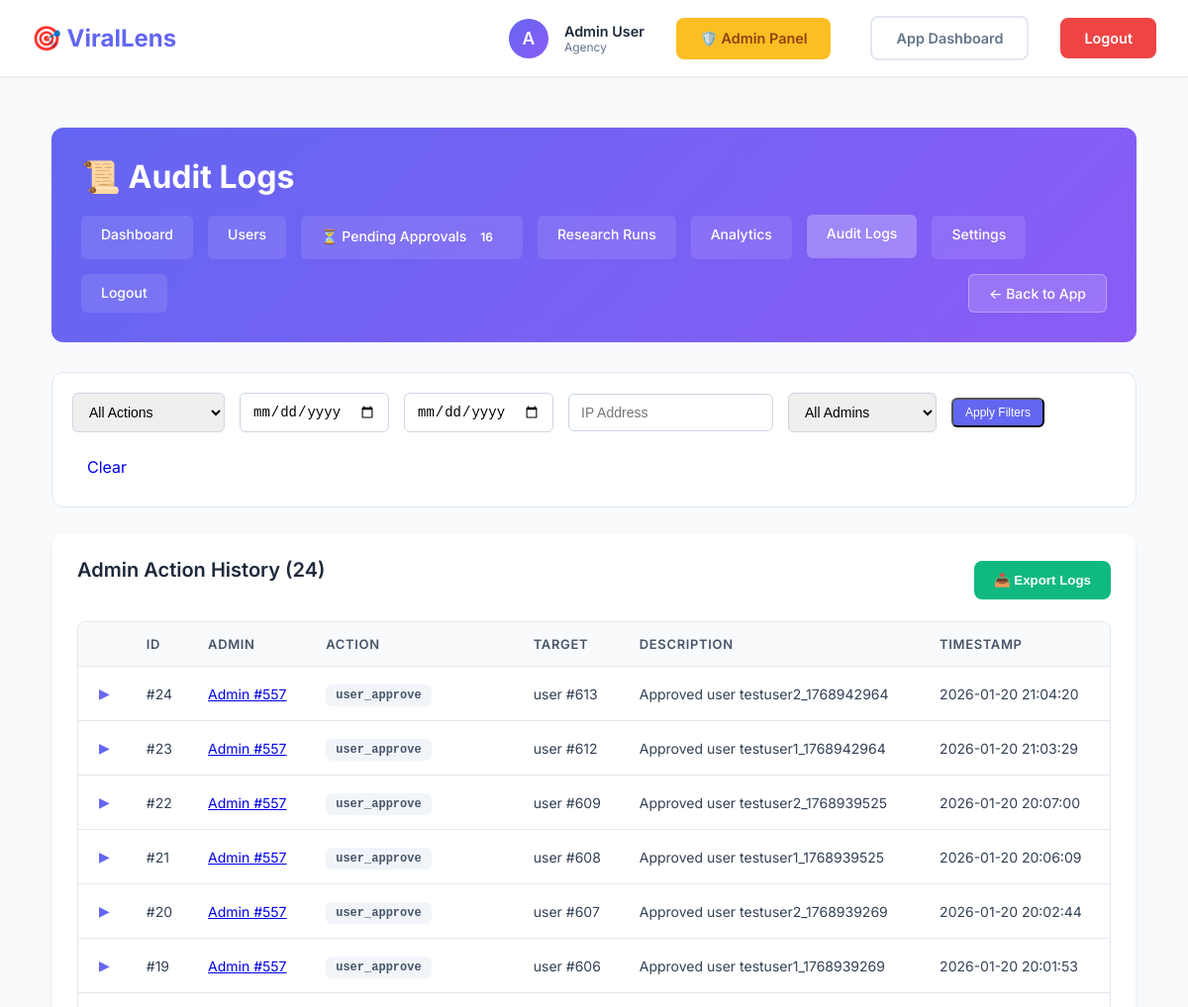
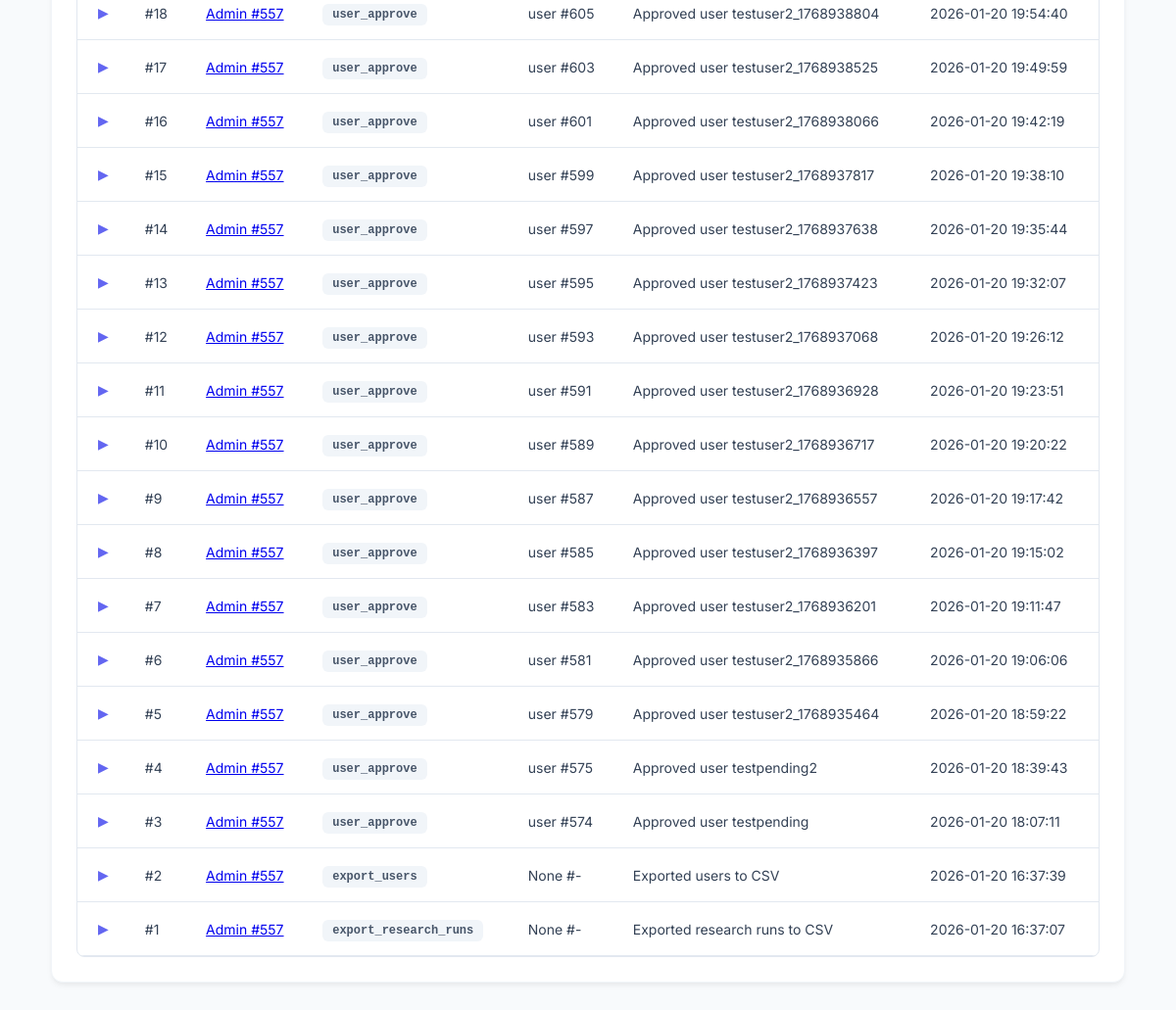
Screenshot of /admin/logs (signed in) with the database file from the repository (2 pictures, top to bottom).
### models.py (models this page shows, shortened)
class User(UserMixin, db.Model):
    __tablename__ = 'users'
    id = db.Column(db.Integer, primary_key=True)
    email = db.Column(db.String(120), unique=True, nullable=False, index=True)
    username = db.Column(db.String(80), unique=True, nullable=False, index=True)
    password_hash = db.Column(db.String(255), nullable=False)
    full_name = db.Column(db.String(120))
    niche = db.Column(db.String(50))  # automotive, royal_family, tech, etc.
    subscription_tier = db.Column(db.String(20), default='free')  # free, pro, agency
    subscription_status = db.Column(db.String(20), default='active')  # active, cancelled, expired
    subscription_start = db.Column(db.DateTime)
    subscription_end = db.Column(db.DateTime)
    research_runs_this_month = db.Column(db.Integer, default=0)
    total_research_runs = db.Column(db.Integer, default=0)
    is_admin = db.Column(db.Boolean, default=False)
    is_active = db.Column(db.Boolean, default=True)
    created_at = db.Column(db.DateTime, default=datetime.utcnow)
    last_login = db.Column(db.DateTime)
    approval_status = db.Column(db.String(20), default='approved', nullable=False) # pending, approved, rejected
    approved_by = db.Column(db.Integer, db.ForeignKey('users.id'), nullable=True)
    approved_at = db.Column(db.DateTime, nullable=True)
    rejection_reason = db.Column(db.Text, nullable=True)
    admin_notes = db.Column(db.Text, nullable=True)
    onboarding_completed = db.Column(db.Boolean, default=False)
    onboarding_step = db.Column(db.Integer, default=1) # Track progress
    research_runs = db.relationship('ResearchRun', backref='user', lazy='dynamic', cascade='all, delete-orphan')
    keywords = db.relationship('Keyword', backref='user', lazy='dynamic', cascade='all, delete-orphan')
    competitors = db.relationship('Competitor', backref='user', lazy='dynamic', cascade='all, delete-orphan')
    user_config = db.relationship('UserConfig', backref='user', uselist=False, cascade='all, delete-orphan')
    approver = db.relationship('User', remote_side='User.id', foreign_keys=[approved_by])

class AdminLog(db.Model):
    __tablename__ = 'admin_logs'
    id = db.Column(db.Integer, primary_key=True)
    admin_id = db.Column(db.Integer, db.ForeignKey('users.id'), nullable=False)
    action = db.Column(db.String(50), nullable=False)  # e.g., 'user_suspended', 'subscription_changed'
    target_type = db.Column(db.String(50))  # e.g., 'User', 'ResearchRun'
    target_id = db.Column(db.Integer)
    description = db.Column(db.Text)
    ip_address = db.Column(db.String(50))
    user_agent = db.Column(db.String(255))
    created_at = db.Column(db.DateTime, default=datetime.utcnow)

### admin_routes.py (the view)
@admin_bp.route('/logs')
@login_required
@admin_required
def logs():
    page = request.args.get('page', 1, type=int)
    per_page = request.args.get('per_page', 50, type=int)
    action_filter = request.args.get('action', '')
    query = AdminLog.query
    if action_filter:
        query = query.filter_by(action=action_filter)
    pagination = query.order_by(AdminLog.created_at.desc()).paginate(
        page=page, per_page=per_page, error_out=False
    )
    actions = db.session.query(AdminLog.action).distinct().all()
    actions = [a[0] for a in actions]
    return render_template('admin/logs.html',
                         logs=pagination.items,
                         pagination=pagination,
                         actions=actions,
                         action_filter=action_filter)

### admin_routes.py (called while the page is built)
@admin_bp.context_processor
def inject_pending_count():
    count = User.query.filter_by(approval_status='pending').count()
    return dict(pending_count=count)

### app.py (called while the page is built)
@login_manager.user_loader
def load_user(user_id):
    return User.query.get(int(user_id))

### utils/admin_utils.py (called while the page is built)
def admin_required(f):
    @wraps(f)
    def decorated_function(*args, **kwargs):
        if not current_user.is_authenticated:
            flash('Please log in to access this page.', 'error')
            return redirect(url_for('login'))
        if not current_user.is_admin:
            flash('Access denied. Admin privileges required.', 'error')
            return redirect(url_for('dashboard'))
        return f(*args, **kwargs)
    return decorated_function

### templates/admin/logs.html (shortened to what this page needs)
{% extends "admin/base_admin.html" %}
{% block header_title %}📜 Audit Logs{% endblock %}
{% block admin_content %}
<div class="filters-section">
    <form id="filter-form" action="{{ url_for('admin.logs') }}" method="get" style="display:contents;">
        <select name="action" id="action-filter">
            <option value="">All Actions</option>
        </select>
        <input type="date" name="date_from" id="log-date-from" value="{{ request.args.get('date_from', '') }}"
            placeholder="From">
        <input type="date" name="date_to" id="log-date-to" value="{{ request.args.get('date_to', '') }}"
            placeholder="To">
        <input type="text" name="ip_address" id="ip-filter" value="{{ request.args.get('ip_address', '') }}"
            placeholder="IP Address">
        <select name="admin_id" id="admin-filter">
            <option value="">All Admins</option>
        </select>
        <button type="submit" class="btn-sm">Apply Filters</button>
        <a href="{{ url_for('admin.logs') }}" class="btn-secondary"
            style="text-decoration:none; padding:10px 15px; display:inline-block;">Clear</a>
    </form>
</div>
<div class="section-card">
    <div class="table-header">
        <h2>Admin Action History ({{ pagination.total }})</h2>
        <button class="btn-action" style="background:#10b981;" onclick="exportLogs()">📥 Export Logs</button>
    </div>
    <div class="table-responsive">
        <table class="admin-table">
            <thead>
                <tr>
                    <th width="30"></th>
                    <th>ID</th>
                    <th>Admin</th>
                    <th>Action</th>
                    <th>Target</th>
                    <th>Description</th>
                    <th>Timestamp</th>
                </tr>
            </thead>
            <tbody>
                {% for log in logs %}
                <tr>
                    <td>
                        <button class="btn-toggle" onclick="toggleDetails({{ log.id }})">▶</button>
                    </td>
                    <td>#{{ log.id }}</td>
                    <td>
                        <a href="{{ url_for('admin.user_detail', user_id=log.admin_id) }}">
                            Admin #{{ log.admin_id }}
                        </a>
                    </td>
                    <td><span class="action-badge">{{ log.action }}</span></td>
                    <td>{{ log.target_type }} #{{ log.target_id if log.target_id else '-' }}</td>
                    <td>{{ log.description or '-' }}</td>
                    <td>{{ log.created_at.strftime('%Y-%m-%d %H:%M:%S') if log.created_at else '-' }}</td>
                </tr>
                {% endfor %}
            </tbody>
        </table>
    </div>
</div>
{% endblock %}

### templates/base.html (shortened to what this page needs)
<!DOCTYPE html>
<html lang="en">
<head>
</head>
<body>
    <nav>
        <div class="container">
            <a href="{{ url_for('dashboard') }}" class="logo">
                🎯 ViralLens
            </a>
            {% if current_user.is_authenticated %}
            <div class="nav-right">
                <div class="user-info">
                    <div class="user-avatar">
                        {{ current_user.username[0].upper() }}
                    </div>
                    <div class="user-details">
                        <div class="user-name">{{ current_user.full_name or current_user.username }}</div>
                        <div class="user-tier">{{ current_user.subscription_tier }}</div>
                    </div>
                </div>
                {% if current_user.is_admin %}
                <a href="{{ url_for('admin.dashboard') }}" class="btn"
                    style="background: #fbbf24; color: #92400e; margin-right: 0.5rem;">🛡️ Admin Panel</a>
                {% endif %}
                <a href="{{ url_for('dashboard') }}" class="btn btn-outline">App Dashboard</a>
                <a href="{{ url_for('logout') }}" class="btn btn-danger">Logout</a>
            </div>
            {% endif %}
        </div>
    </nav>
    <div class="container">
        {% block content %}{% endblock %}
    </div>
</body>
</html>

### templates/base.html (style rules this page uses)
* { margin: 0; padding: 0; box-sizing: border-box; }
:root { --primary: #6366f1; --primary-dark: #4f46e5; --secondary: #8b5cf6; --success: #10b981; --danger: #ef4444; --warning: #f59e0b; --dark: #1e293b; --gray: #64748b; --light: #f8fafc; --white: #ffffff; }
body { font-family: 'Inter', -apple-system, BlinkMacSystemFont, 'Segoe UI', Roboto, sans-serif; background: var(--light); color: var(--dark); min-height: 100vh; }
nav { background: var(--white); box-shadow: 0 1px 3px rgba(0, 0, 0, 0.1); padding: 1rem 0; position: sticky; top: 0; z-index: 100; }
nav .container { max-width: 1400px; margin: 0 auto; padding: 0 2rem; display: flex; justify-content: space-between; align-items: center; }
.logo { font-size: 1.5rem; font-weight: 700; color: var(--primary); text-decoration: none; display: flex; align-items: center; gap: 0.5rem; }
.nav-right { display: flex; align-items: center; gap: 2rem; }
.user-info { display: flex; align-items: center; gap: 1rem; }
.user-avatar { width: 40px; height: 40px; border-radius: 50%; background: linear-gradient(135deg, var(--primary), var(--secondary)); display: flex; align-items: center; justify-content: center; color: white; font-weight: 600; font-size: 1.1rem; }
.user-details { display: flex; flex-direction: column; }
.user-name { font-weight: 600; color: var(--dark); font-size: 0.9rem; }
.user-tier { font-size: 0.75rem; color: var(--gray); text-transform: capitalize; }
.btn { padding: 0.75rem 1.5rem; border-radius: 0.5rem; text-decoration: none; font-weight: 600; transition: all 0.3s; display: inline-block; border: none; cursor: pointer; font-size: 0.9rem; }
.btn-danger { background: var(--danger); color: var(--white); }
.btn-outline { background: transparent; color: var(--gray); border: 2px solid #e2e8f0; }
.container { max-width: 1400px; margin: 0 auto; padding: 2rem; }

### templates/admin/base_admin.html (style rules this page uses)
.section-card { background: white; border-radius: 12px; padding: 25px; box-shadow: 0 4px 6px -1px rgba(0, 0, 0, 0.05), 0 2px 4px -1px rgba(0, 0, 0, 0.03); margin-bottom: 25px; border: 1px solid #f1f5f9; }
.section-card h2 { margin: 0 0 20px 0; color: #1e293b; font-size: 20px; font-weight: 600; display: flex; align-items: center; gap: 10px; }
.table-responsive { overflow-x: auto; border-radius: 8px; border: 1px solid #e2e8f0; }
.admin-table { width: 100%; border-collapse: collapse; white-space: nowrap; }
.admin-table th { background: #f8fafc; padding: 14px 16px; text-align: left; font-weight: 600; color: #475569; font-size: 13px; text-transform: uppercase; letter-spacing: 0.05em; border-bottom: 1px solid #e2e8f0; }
.admin-table td { padding: 14px 16px; border-bottom: 1px solid #e2e8f0; font-size: 14px; color: #334155; }
.table-header { display: flex; justify-content: space-between; align-items: center; margin-bottom: 20px; }
.action-badge { background: #f1f5f9; padding: 4px 10px; border-radius: 6px; font-size: 12px; font-weight: 600; color: #475569; font-family: monospace; }
.btn-sm { padding: 6px 12px; background: #6366f1; color: white; text-decoration: none; border-radius: 6px; font-size: 12px; font-weight: 500; transition: all 0.2s; }
.btn-action { display: inline-flex; align-items: center; justify-content: center; padding: 12px 20px; background: linear-gradient(135deg, #6366f1 0%, #8b5cf6 100%); color: white; text-decoration: none; border-radius: 8px; font-weight: 600; transition: all 0.3s; border: none; cursor: pointer; gap: 8px; }

### templates/admin/logs.html (style rules this page uses)
.filters-section { background: white; padding: 20px; border-radius: 12px; border: 1px solid #e2e8f0; margin-bottom: 25px; display: flex; gap: 15px; align-items: center; flex-wrap: wrap; }
.filters-section input, .filters-section select { padding: 10px 12px; border: 1px solid #cbd5e1; border-radius: 6px; font-size: 14px; min-width: 150px; }
.btn-toggle { background: none; border: none; color: #6366f1; cursor: pointer; padding: 5px; font-size: 14px; }

### rows the page displays
User: username "A", full_name "Admin User", subscription_tier "Agency"
AdminLog: id "24", admin_id "557", action "user_approve", target_type "user", target "613", description "Approved user testuser2_1768942964", created_at "2026-01-20 21:04:20"
AdminLog: id "23", admin_id "557", action "user_approve", target_type "user", target "612", description "Approved user testuser1_1768942964", created_at "2026-01-20 21:03:29"
AdminLog: id "22", admin_id "557", action "user_approve", target_type "user", target "609", description "Approved user testuser2_1768939525", created_at "2026-01-20 20:07:00"
AdminLog: id "21", admin_id "557", action "user_approve", target_type "user", target "608", description "Approved user testuser1_1768939525", created_at "2026-01-20 20:06:09"
AdminLog: id "20", admin_id "557", action "user_approve", target_type "user", target "607", description "Approved user testuser2_1768939269", created_at "2026-01-20 20:02:44"
AdminLog: id "19", admin_id "557", action "user_approve", target_type "user", target "606", description "Approved user testuser1_1768939269", created_at "2026-01-20 20:01:53"
AdminLog: id "18", admin_id "557", action "user_approve", target_type "user", target "605", description "Approved user testuser2_1768938804", created_at "2026-01-20 19:54:40"
AdminLog: id "17", admin_id "557", action "user_approve", target_type "user", target "603", description "Approved user testuser2_1768938525", created_at "2026-01-20 19:49:59"
AdminLog: id "16", admin_id "557", action "user_approve", target_type "user", target "601", description "Approved user testuser2_1768938066", created_at "2026-01-20 19:42:19"
AdminLog: id "15", admin_id "557", action "user_approve", target_type "user", target "599", description "Approved user testuser2_1768937817", created_at "2026-01-20 19:38:10"
AdminLog: id "14", admin_id "557", action "user_approve", target_type "user", target "597", description "Approved user testuser2_1768937638", created_at "2026-01-20 19:35:44"
AdminLog: id "13", admin_id "557", action "user_approve", target_type "user", target "595", description "Approved user testuser2_1768937423", created_at "2026-01-20 19:32:07"
AdminLog: id "12", admin_id "557", action "user_approve", target_type "user", target "593", description "Approved user testuser2_1768937068", created_at "2026-01-20 19:26:12"
AdminLog: id "11", admin_id "557", action "user_approve", target_type "user", target "591", description "Approved user testuser2_1768936928", created_at "2026-01-20 19:23:51"
AdminLog: id "10", admin_id "557", action "user_approve", target_type "user", target "589", description "Approved user testuser2_1768936717", created_at "2026-01-20 19:20:22"
AdminLog: id "9", admin_id "557", action "user_approve", target_type "user", target "587", description "Approved user testuser2_1768936557", created_at "2026-01-20 19:17:42"
AdminLog: id "8", admin_id "557", action "user_approve", target_type "user", target "585", description "Approved user testuser2_1768936397", created_at "2026-01-20 19:15:02"
AdminLog: id "7", admin_id "557", action "user_approve", target_type "user", target "583", description "Approved user testuser2_1768936201", created_at "2026-01-20 19:11:47"
AdminLog: id "6", admin_id "557", action "user_approve", target_type "user", target "581", description "Approved user testuser2_1768935866", created_at "2026-01-20 19:06:06"
AdminLog: id "5", admin_id "557", action "user_approve", target_type "user", target "579", description "Approved user testuser2_1768935464", created_at "2026-01-20 18:59:22"
AdminLog: id "4", admin_id "557", action "user_approve", target_type "user", target "575", description "Approved user testpending2", created_at "2026-01-20 18:39:43"
AdminLog: id "3", admin_id "557", action "user_approve", target_type "user", target "574", description "Approved user testpending", created_at "2026-01-20 18:07:11"
AdminLog: id "2", admin_id "557", action "export_users", target_type "None", target_id "-", description "Exported users to CSV", created_at "2026-01-20 16:37:39"
AdminLog: id "1", admin_id "557", action "export_research_runs", target_type "None", target_id "-", description "Exported research runs to CSV", created_at "2026-01-20 16:37:07"

### other values shown
{{ pending_count }} "16"
{{ pagination.total }} "24"
